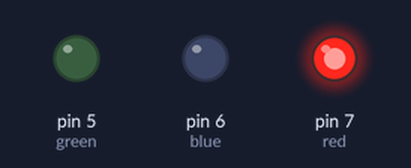
Simulated run of this sketch. Board: Arduino Uno, built with avr-gcc and run on an emulated ATmega328P. On the bench: output pins drawn as LEDs (lit = HIGH).

Above: at 0.5 s.
At 2.5 s:
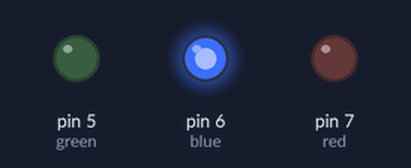
At 4.5 s:
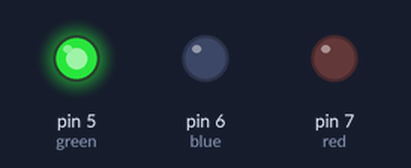
At 8.5 s:
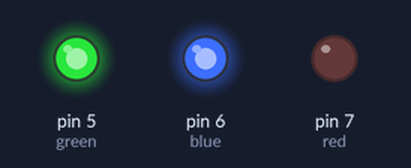
At 12.5 s:
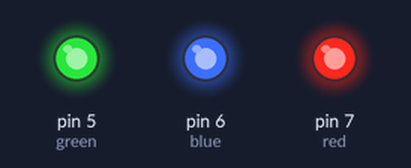
At 17.5 s:
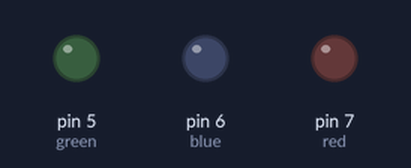
Timing chart, 0 to 18.2 s (numbered marks = the images above):
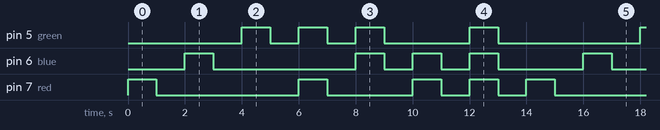

The sketch:

LED.ino
```cpp
/*

C++ code

Created on March 7 2022
By Infinity de Guzman

*/

int red = 7;
int blue = 6;
int green = 5;

void setup()
{
  pinMode(red, OUTPUT);
  pinMode(blue, OUTPUT);
  pinMode(green, OUTPUT);
}

void loop()
{
  digitalWrite(red, HIGH);
  delay(1000); // Wait for 1000 millisecond(s)
  digitalWrite(red, LOW);
  delay(1000); // Wait for 1000 millisecond(s)


  digitalWrite(blue, HIGH);
  delay(1000); // Wait for 1000 millisecond(s)
  digitalWrite(blue, LOW);
  delay(1000); // Wait for 1000 millisecond(s)


  digitalWrite(green, HIGH);
  delay(1000); // Wait for 1000 millisecond(s)
  digitalWrite(green, LOW);
  delay(1000); // Wait for 1000 millisecond(s)

  digitalWrite(red, HIGH);
  digitalWrite(green, HIGH);
  delay(1000); // Wait for 1000 millisecond(s)
  digitalWrite(red, LOW);
  digitalWrite(green, LOW);
  delay(1000); // Wait for 1000 millisecond(s)

  digitalWrite(blue, HIGH);
  digitalWrite(green, HIGH);
  delay(1000); // Wait for 1000 millisecond(s)
  digitalWrite(blue, LOW);
  digitalWrite(green, LOW);
  delay(1000); // Wait for 1000 millisecond(s)

  digitalWrite(red, HIGH);
  digitalWrite(blue, HIGH);
  delay(1000); // Wait for 1000 millisecond(s)
  digitalWrite(red, LOW);
  digitalWrite(blue, LOW);
  delay(1000); // Wait for 1000 millisecond(s)

  digitalWrite(blue, HIGH);
  digitalWrite(red, HIGH);
  digitalWrite(green, HIGH);
  delay(1000); // Wait for 1000 millisecond(s)
  digitalWrite(red, LOW);
  digitalWrite(green, LOW);
  digitalWrite(blue, LOW);
  delay(1000); // Wait for 1000 millisecond(s)
 }
```

Measured:
- by itself, pin 5 (green): repeats every 14.0 s: 2 × (LOW 1.0 s, HIGH 1.0 s), LOW 3.0 s, HIGH 1.0 s, LOW 5.0 s, HIGH 1.0 s
- by itself, pin 6 (blue): repeats every 14.0 s: LOW 5.0 s, 2 × (HIGH 1.0 s, LOW 1.0 s), HIGH 1.0 s, LOW 3.0 s, HIGH 1.0 s
- by itself, pin 7 (red): repeats every 14.0 s: LOW 5.0 s, HIGH 1.0 s, LOW 3.0 s, 2 × (HIGH 1.0 s, LOW 1.0 s), HIGH 1.0 s
